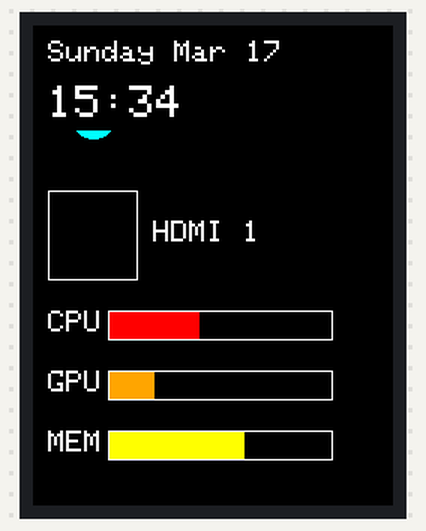
A sketch run on a simulated Arduino Uno, built with avr-gcc and run on an emulated ATmega328P. On the bench: 240×320 colour display.

Above: at 0.3 s.
At 60.6 s:
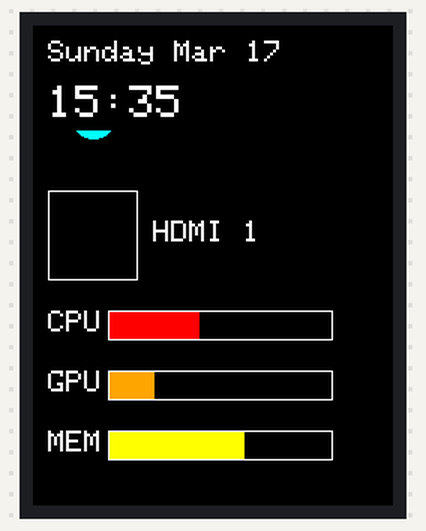
At 120.8 s:
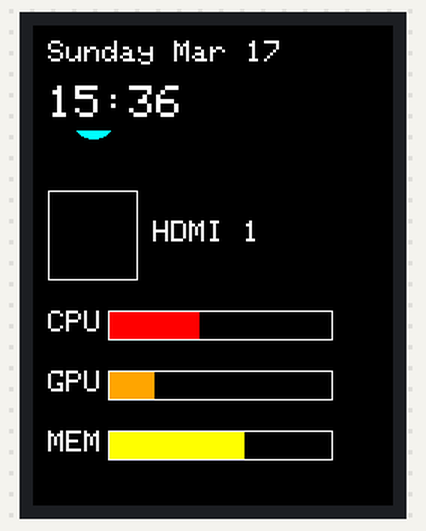

The sketch:

basic.ino
```cpp
#include <Adafruit_GFX.h>
#include <Adafruit_ILI9341.h>
#include <SPI.h>
#include <TimeLib.h>

// ILI9341 Pins
#define TFT_CS    10
#define TFT_RST   8
#define TFT_DC    9

// Create the ILI9341 display object
Adafruit_ILI9341 display = Adafruit_ILI9341(TFT_CS, TFT_DC, TFT_RST);

// Colors for better layout visibility
#define BACKGROUND_COLOR ILI9341_BLACK
#define TEXT_COLOR ILI9341_WHITE
#define ICON_COLOR ILI9341_CYAN

void setup() {
  // Initialize the display
  display.begin();
  display.setRotation(3); // Adjust orientation
  display.fillScreen(BACKGROUND_COLOR); // Set background color

  // Set the time manually for testing purposes
  setTime(15, 34, 0, 17, 9, 2024); // Time: 3:34 PM, Date: Sep 17, 2024

  // Call the function to draw the static UI
  drawStaticUI();
}

void loop() {
  // Call the function to update the dynamic parts (time, CPU, etc.)
  updateDynamicUI();

  // Refresh every second
  delay(5000);
}

void drawStaticUI() {
  // Clear the screen and draw static parts of the UI
  display.setRotation(0);
  // Date and Time label
  display.setTextSize(2);
  display.setTextColor(TEXT_COLOR);
  display.setCursor(10, 10);
  display.print("Sunday Mar 17");

  // Static sections for icons and system info

  // Draw weather icon (for simplicity, use a circle as an icon placeholder)
  display.fillCircle(40, 60, 15, ICON_COLOR); // Draw a circle for weather icon
  display.setCursor(70, 50);
  display.setTextSize(2);
  display.print("-0.1C   23%"); // Temperature and humidity

  // Game controller and connection block
  display.drawRect(10, 110, 60, 60, ILI9341_WHITE); // Placeholder for game icon
  display.setCursor(80, 130);
  display.setTextSize(2);
  display.print("HDMI 1");

  // CPU, GPU, MEM labels
  display.setCursor(10, 190);
  display.setTextSize(2);
  display.print("CPU");

  display.setCursor(10, 230);
  display.print("GPU");

  display.setCursor(10, 270);
  display.print("MEM");

  // Draw CPU, GPU, MEM usage bars (static part)
  display.drawRect(50, 190, 150, 20, ILI9341_WHITE); // CPU bar outline
  display.drawRect(50, 230, 150, 20, ILI9341_WHITE); // GPU bar outline
  display.drawRect(50, 270, 150, 20, ILI9341_WHITE); // MEM bar outline
}

void updateDynamicUI() {
  // Update date and time
  display.setTextSize(3);
  display.setTextColor(TEXT_COLOR);
  display.fillRect(10, 40, 220, 30, BACKGROUND_COLOR); // Clear previous time
  display.setCursor(10, 40);
  String currentTime = String(hour()) + ":" + (minute() < 10 ? "0" : "") + String(minute());
  display.print(currentTime);

  // Simulate CPU, GPU, MEM values (replace with real values in your application)
  int cpuUsage = 40; // 40% usage
  int gpuUsage = 20; // 20% usage
  int memUsage = 60; // 60% usage

  // Clear and update CPU bar
  display.fillRect(51, 191, 148, 18, BACKGROUND_COLOR); // Clear the old CPU bar
  display.fillRect(51, 191, cpuUsage * 1.5, 18, ILI9341_RED); // Draw CPU usage

  // Clear and update GPU bar
  display.fillRect(51, 231, 148, 18, BACKGROUND_COLOR); // Clear the old GPU bar
  display.fillRect(51, 231, gpuUsage * 1.5, 18, ILI9341_ORANGE); // Draw GPU usage

  // Clear and update MEM bar
  display.fillRect(51, 271, 148, 18, BACKGROUND_COLOR); // Clear the old MEM bar
  display.fillRect(51, 271, memUsage * 1.5, 18, ILI9341_YELLOW); // Draw MEM usage
}
```

Measured:
- what the display in image 1 shows lasts 60.3 s, from 60.5 s to 120.8 s
